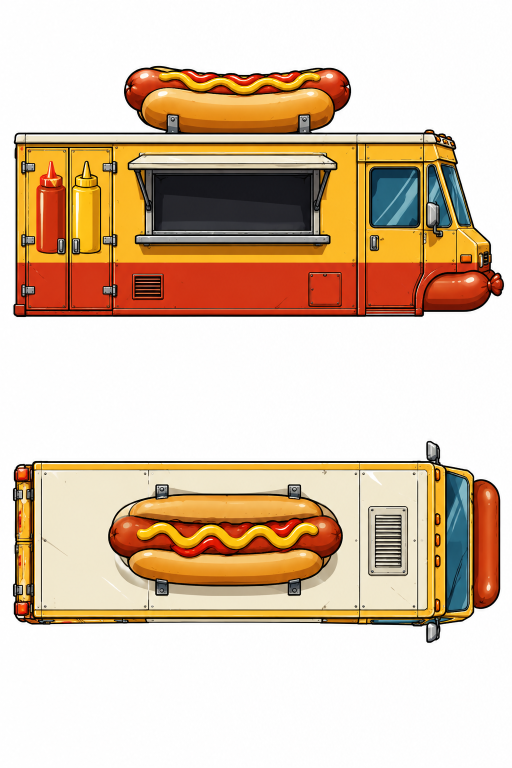
#> input picture klapperkiste/assets/teile/hotdog-roh/hotdog_blatt_original.png, 1024 x 1536 px (shown at 1/2 size); its folder holds only this picture in this run
$ python hotdog_wurst.py
#> lines starting #> are read from the running program, lines starting #| are printed output that depends on the picture; after the words box and inside, x2 and y2 are one past the last pixel; in counts of white or black regions, pixels touching at a corner belong together
#> in main, original is the input picture: PIL image 1024x1536 RGB; mean R, G, B 220.6, 198.3, 175.4
### klapperkiste/tools/teilwerk.py
"""Werkzeug für Klapperkiste-Teile.

Drei Befehle:

  vorlagen   Raster-Vorlagen für jede Teile-Kategorie (Seite + Draufsicht) und
             den Gesamtplan des Autos erzeugen.
  einpassen  Ein generiertes oder gemaltes Bild freistellen, zuschneiden und
             exakt auf die Rastergröße seiner Kategorie bringen.
  bauen      Fertige Teile probeweise zu einem Auto zusammensetzen, um zu
             prüfen, ob alles zusammenpasst.
  blatt      Doppelbild mit Seitenansicht (oben) und Draufsicht (unten)
             trennen und beide Ansichten einpassen.
  karosserie Ganze Karosserie (Doppelbild) auf Norm bringen und an den
             Nähten in hinten, Mitte und vorne schneiden.
  geliefert  Lieferstand (alle Teile unter assets/teile/) für die
             Prompt-Liste in design/geliefert.js schreiben.

Beispiele:
  python klapperkiste/tools/teilwerk.py vorlagen
  python klapperkiste/tools/teilwerk.py einpassen roh.png motor seite motor_seite.png
  python klapperkiste/tools/teilwerk.py blatt roh_blatt.png maeher motor
  python klapperkiste/tools/teilwerk.py bauen seite auto.png rahmen=a.png motor=b.png radH=c.png
"""

from __future__ import annotations

import argparse
import base64
import io
import json
import os
import sys

from PIL import Image, ImageChops, ImageDraw, ImageFont

ROOT = os.path.normpath(os.path.join(os.path.dirname(__file__), ".."))
RASTER_PATH = os.path.join(ROOT, "assets", "raster.json")
VORLAGEN_DIR = os.path.join(ROOT, "assets", "vorlagen")

INK = (29, 39, 48, 255)
GRID = (201, 211, 214, 255)
KANTE = (224, 75, 58, 255)
PAPIER = (255, 255, 255, 255)

# Farben für Platzhalter im Gesamtplan
FARBEN = {
    "rahmen": (201, 138, 75), "rad": (38, 43, 48), "motor": (224, 75, 58),
    "energie": (47, 111, 176), "sitz": (47, 143, 136), "lenkung": (111, 143, 166),
    "vorderbau": (242, 182, 50), "vorne": (159, 215, 232), "heck": (140, 153, 163),
    "achse": (93, 78, 66), "licht": (255, 236, 150), "hupe": (214, 170, 60),
    "karosserie_hinten": (127, 207, 174), "karosserie_mitte": (127, 207, 174),
    "karosserie_vorne": (127, 207, 174),
}


def lade_raster(pfad: str = RASTER_PATH) -> dict:
    with open(pfad, encoding="utf-8") as f:
        return json.load(f)


# [5 lines left out: function box_px, not called in this run]


SCHRIFTEN = [
    "/usr/share/fonts/truetype/dejavu/DejaVuSans.ttf",
    "/Library/Fonts/Arial Unicode.ttf",
    "C:/Windows/Fonts/arial.ttf",
]


# [226 lines left out: functions _schrift, _farbmaske, _erstes_pixel, freistellen, drehen, rot_entsaettigen and 5 more, not called in this run]


# --- Karosserie ----------------------------------------------------------------

KAROSSERIE_TEILE = ("hinten", "mitte", "vorne")


# [338 lines left out: functions _ausdehnung, _naht_mass, _normieren, karosserie_schneiden, karosserie_platzhalter, _raster_linien and 6 more, not called in this run]


# --- Lieferstand für die Prompt-Liste -------------------------------------------

TEILE_DIR = os.path.join(ROOT, "assets", "teile")
GELIEFERT_JS = os.path.join(ROOT, "design", "geliefert.js")
TEILE_JS = os.path.join(ROOT, "design", "teile.js")


# [158 lines left out: functions lieferstand, _data_uri, schreibe_lieferstand, main, not called in this run]


# [2 lines that do not run on import are left out]

### klapperkiste/tools/einmalig/hotdog_wurst.py
"""Einmalige Bearbeitung: Hot-Dog-Kastenwagen mit möglichst großer Dach-Wurst.

Die Wurst wird in Seite und Draufsicht ausgeschnitten und vergrößert. Damit sie
in die 5 Zellen hohe Karosserie-Box passt, wird der Kasten darunter in der
Seitenansicht etwas gestaucht. Danach wird die Karosserie wie jede andere mit
`teilwerk.karosserie_schneiden` in hinten, Mitte und vorne geteilt.

Aufruf:
  python klapperkiste/tools/einmalig/hotdog_wurst.py
"""

from __future__ import annotations

import os
import sys

from PIL import Image, ImageChops, ImageDraw, ImageFilter

sys.path.insert(0, os.path.join(os.path.dirname(__file__), ".."))
import teilwerk  # noqa: E402

ROH = os.path.join(teilwerk.TEILE_DIR, "hotdog-roh")
WEISS = (255, 255, 255)
CREME = (240, 232, 205)  # Dachfarbe in der Draufsicht

# Maße im Originalbild (1024 x 1536), vermessen
DACH_Y = 265                    # Dachkante der Seitenansicht
SEITE_UNTEN = 640               # unter der Karosserie (Seite)
WURST_SEITE = (230, 120, 720)   # x0, y0, x1 der Dach-Wurst (bis DACH_Y)
WURST_OBEN = (205, 958, 700, 1196)  # Rahmen der Wurst in der Draufsicht
FUGE_X = range(292, 302)        # Blechfuge im Dach, läuft unter der Wurst durch
STAUCHEN = 0.75                 # Kasten in der Seitenansicht auf 75 % Höhe
# Ketchup und Senf an der Hecktür: Rahmen der Flasche und des Türgriffs davor
FLASCHEN = [((70, 316, 134, 512), (113, 474, 132, 511)),
            ((141, 316, 206, 512), (143, 474, 162, 511))]


def _aus_weiss(teil: Image.Image) -> Image.Image:
    """Weißer Hintergrund -> transparent (nur von den Rändern her)."""
    return teilwerk.freistellen(teil, toleranz=40, inseln=False)


def _wurst_oben(original: Image.Image) -> tuple[Image.Image, tuple[int, int]]:
    """Wurst aus der Draufsicht: alles, was sich deutlich von der Dachfarbe abhebt,
    ohne die Blechfuge außerhalb der Wurst."""
    x0, y0, x1, y1 = WURST_OBEN
    feld = original.crop(WURST_OBEN).convert("RGB")
    abstand = ImageChops.difference(feld, Image.new("RGB", feld.size, CREME)).convert("L")
    maske = abstand.point(lambda v: 255 if v > 70 else 0)
    px = maske.load()
    for x in FUGE_X:
        for y in list(range(0, 1020 - y0)) + list(range(1160 - y0, y1 - y0)):
            if 0 <= x - x0 < feld.width and 0 <= y < feld.height:
                px[x - x0, y] = 0
    # Löcher (helle Brötchenstellen) schließen: alles, was nicht von außen erreichbar ist, gehört dazu
    rand = Image.new("L", (feld.width + 2, feld.height + 2), 0)
    rand.paste(maske.filter(ImageFilter.MaxFilter(11)), (1, 1))  # Lücken im Umriss schließen
    ImageDraw.floodfill(rand, (0, 0), 128, thresh=0)
    maske = rand.crop((1, 1, feld.width + 1, feld.height + 1)).point(lambda v: 0 if v == 128 else 255)
    maske = maske.filter(ImageFilter.MinFilter(11))
    wurst = feld.convert("RGBA")
    wurst.putalpha(maske)
    return wurst.crop(maske.getbbox()), (x0 + maske.getbbox()[0], y0 + maske.getbbox()[1])


def _flasche_drehen(bild: Image.Image, rahmen: tuple, griff: tuple) -> None:
    """Dreht eine Flasche an der Hecktür auf den Kopf, der Türgriff bleibt."""
    feld = bild.crop(rahmen)
    b, h = feld.size
    gx0, gy0, gx1, gy1 = (g - r for g, r in zip(griff, (*rahmen[:2], *rahmen[:2])))
    # Tür = alles, was vom Rand aus ohne schwarze Kontur erreichbar ist
    markiert = feld.copy()
    rand = [(x, y) for x in range(b) for y in (0, h - 1)] + [(x, y) for x in (0, b - 1) for y in range(h)]
    for x, y in rand:
        if markiert.getpixel((x, y)) != (1, 254, 3) and sum(feld.getpixel((x, y))) > 400:
            ImageDraw.floodfill(markiert, (x, y), (1, 254, 3), thresh=60)
    tuer = ImageChops.difference(markiert, Image.new("RGB", (b, h), (1, 254, 3))).convert("L")
    flasche = tuer.point(lambda v: 255 if v > 0 else 0)
    tuerfarbe = Image.new("RGB", (b, h), (252, 186, 40))
    # Hinter dem Griff liegt ein Stück Flasche: Umriss von der gespiegelten Seite,
    # Farbe aus der Zeile direkt über dem Griff (der Flaschenbauch ist senkrecht gleich)
    box = flasche.crop((0, 0, b, gy0)).getbbox()
    mitte2 = box[0] + box[2] - 1
    fpx, mpx, spx = feld.load(), flasche.load(), feld.copy().load()
    for y in range(gy0, min(gy1, h)):
        for x in range(gx0, min(gx1, b)):
            sx = mitte2 - x
            if 0 <= sx < b and not (gx0 <= sx < gx1):
                mpx[x, y] = mpx[sx, y]
                fpx[x, y] = spx[sx, y] if sum(spx[sx, y]) < 200 else spx[x, gy0 - 1]
    gedreht = feld.transpose(Image.FLIP_TOP_BOTTOM)
    maske_gedreht = flasche.transpose(Image.FLIP_TOP_BOTTOM)
    hoch = flasche.getbbox()
    versatz = hoch[1] - (h - hoch[3])  # gleiche Höhe auf der Tür wie vorher
    neu = Image.composite(tuerfarbe, bild.crop(rahmen), flasche)
    neu.paste(gedreht, (0, versatz), maske_gedreht)
    # Griff wieder obendrauf (graue und schwarze Pixel im Griffrahmen)
    alt = bild.crop(griff)
    grau = alt.convert("HSV").getchannel("S").point(lambda v: 255 if v < 70 else 0)
    neu.paste(alt, (gx0, gy0), grau)
    bild.paste(neu, rahmen[:2])


def _stossstange_weg(bild: Image.Image) -> None:
    """Würstchen-Stoßstange vorne entfernen und die Kabinenecke neu zeichnen."""
    rot, schwarz = (205, 50, 18), (12, 8, 6)
    d = ImageDraw.Draw(bild)
    # Seite: Kabine unten vorne bis zur Unterkante der Tür zuende führen, Rest weiß
    d.rectangle((982, 541, 1023, 640), fill=WEISS)
    d.rectangle((853, 628, 1023, 640), fill=WEISS)
    d.rectangle((853, 541, 977, 621), fill=rot)
    d.rectangle((853, 607, 977, 621), fill=(172, 38, 14))  # Schattenkante unten
    d.line([(848, 624), (978, 624)], fill=schwarz, width=6)   # Unterkante
    d.line([(978, 530), (978, 624)], fill=schwarz, width=6)   # Front
    d.rectangle((975, 621, 981, 627), fill=schwarz)          # Ecke
    # Draufsicht: Würstchen vor der Kabine weg
    d.rectangle((946, 940, 1023, 1260), fill=WEISS)


def bearbeiten(original: Image.Image) -> tuple[Image.Image, float]:
    original = original.convert("RGB")
    _stossstange_weg(original)
    for rahmen, griff in FLASCHEN:
        _flasche_drehen(original, rahmen, griff)
#> this loop made 2 passes
#> (box in _flasche_drehen, mitte2 in _flasche_drehen, hoch in _flasche_drehen, versatz in _flasche_drehen) on passes 1 to 2: ((0, 0, 63, 158), 62, (0, 0, 63, 196), 0), ((1, 0, 65, 158), 65, (1, 0, 65, 196), 0)
#> pass 1, in _flasche_drehen, `feld = bild.crop(rahmen)`:
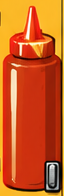
#> feld: PIL image 64x196 RGB; mean R, G, B 202, 91.2, 31.7
#> pass 1, in _flasche_drehen, `tuer = ImageChops.difference(markiert, Image.new("RGB", (b, h), (1, 25..`:
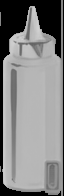
#> tuer: PIL image 64x196 L; min 0, max 209, mean 131
#> pass 1, in _flasche_drehen, `flasche = tuer.point(lambda v: 255 if v > 0 else 0)`:
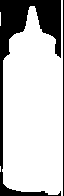
#> flasche: PIL image 64x196 L; 76.6% white; 2 black regions, box (x1, y1, x2, y2) and area: (0, 0, 61, 196) 2734, (63, 0, 64, 196) 196
#> pass 1, in _flasche_drehen, `tuerfarbe = Image.new("RGB", (b, h), (252, 186, 40))`:
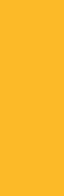
#> tuerfarbe: PIL image 64x196 RGB; mean R, G, B 252, 186, 40
#> after the loop:
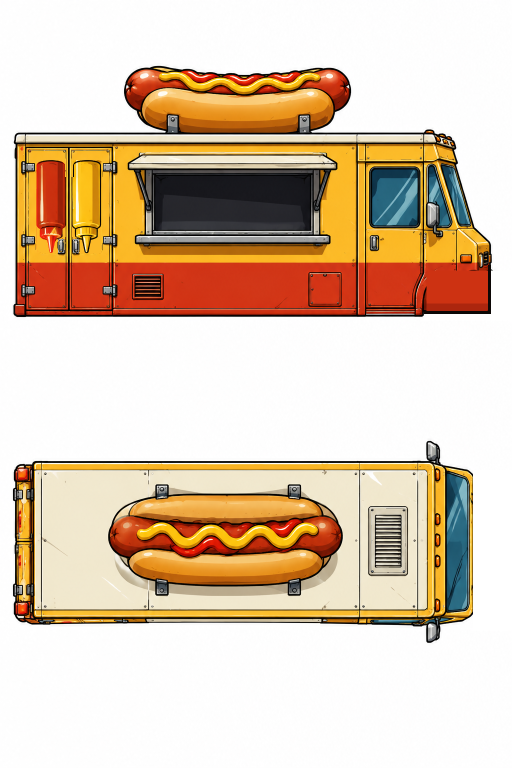
#> original: PIL image 1024x1536 RGB (shown at 1/2 size); mean R, G, B 221.6, 200, 177.5
    breite = original.width
#> breite = 1024
    raster = teilwerk.lade_raster()
    z = raster["zelle_px"]
    box_hoehe = raster["karosserie"]["unterkante_y"] * z

    # --- Seite ---------------------------------------------------------------
    wx0, wy0, wx1 = WURST_SEITE
    wurst = _aus_weiss(original.crop((wx0, wy0, wx1, DACH_Y)))
    wurst = wurst.crop(wurst.getchannel("A").getbbox())
    wurst_mitte_x = wx0 + (wurst.width / 2)

    kasten = original.crop((0, DACH_Y - 20, breite, SEITE_UNTEN)).copy()
    # Klammern der Wurst über dem Dach entfernen, Begrenzungsleuchten der Kabine bleiben
    kasten.paste(WEISS, (0, 0, 820, 20))
    kasten = kasten.resize((breite, round(kasten.height * STAUCHEN)), Image.LANCZOS)

    # Maßstab, den der Schneider später anwendet: Karosserie-Länge -> 10 Zellen
    a = _aus_weiss(kasten).getchannel("A").point(lambda v: 255 if v > 16 else 0)
    lx0, _, lx1, _ = a.getbbox()
    massstab = raster["seite"]["breite"] * z / (lx1 - lx0)
    # Wurst so groß, dass Kasten + Wurst die Box genau füllen (2 px Luft)
    platz = (box_hoehe - 2) / massstab - (kasten.height - 20 * STAUCHEN)
    faktor = platz / wurst.height
    gross = wurst.resize((round(wurst.width * faktor), round(wurst.height * faktor)), Image.LANCZOS)

    seite = Image.new("RGB", (breite, gross.height + kasten.height + 40), WEISS)
    seite.paste(kasten, (0, seite.height - kasten.height - 20))
    dach = seite.height - kasten.height - 20 + round(20 * STAUCHEN)
    seite.paste(gross, (round(wurst_mitte_x - gross.width / 2), dach - gross.height + 4), gross)

    # --- Draufsicht ----------------------------------------------------------
    oben = original.crop((0, 700, breite, original.height)).copy()
    w_oben, (ox, oy) = _wurst_oben(original)
    # alte Wurst samt Klammern und Schatten übermalen, die Blechfuge bleibt
    x0, y0, x1, y1 = WURST_OBEN
    oben.paste(CREME, (x0, y0 - 700, x1, y1 - 700))
    fuge = (FUGE_X.start, y0, FUGE_X.stop, y1)
    oben.paste(original.crop(fuge), (fuge[0], y0 - 700))
    mitte = (ox + w_oben.width / 2, oy - 700 + w_oben.height / 2)
    g_oben = w_oben.resize((round(w_oben.width * faktor), round(w_oben.height * faktor)), Image.LANCZOS)
    oben.paste(g_oben, (round(mitte[0] - g_oben.width / 2), round(mitte[1] - g_oben.height / 2)), g_oben)

    blatt = Image.new("RGB", (breite, seite.height + 160 + oben.height), WEISS)
    blatt.paste(seite, (0, 0))
    blatt.paste(oben, (0, seite.height + 160))
    return blatt, faktor


def main() -> int:
    original = Image.open(os.path.join(ROH, "hotdog_blatt_original.png"))
    blatt, faktor = bearbeiten(original)
    ziel = os.path.join(ROH, "hotdog_blatt.png")
    blatt.save(ziel)
    print(f"{os.path.relpath(ziel)}: Wurst {faktor:.2f}-fach, Kasten auf {STAUCHEN:.0%} Höhe")
    return 0


if __name__ == "__main__":
#> (the run stopped early here; a loop or call above may not have finished)
